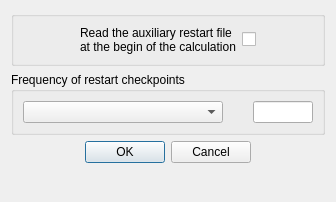
<ui version="4.0" >
 <class>StartRestartAdvancedDialogForm</class>
 <widget class="QDialog" name="StartRestartAdvancedDialogForm" >
  <property name="geometry" >
   <rect>
    <x>0</x>
    <y>0</y>
    <width>336</width>
    <height>202</height>
   </rect>
  </property>
  <property name="windowTitle" >
   <string>Dialog</string>
  </property>
  <layout class="QGridLayout" >
   <item row="0" column="0" >
    <widget class="QGroupBox" name="groupBoxRestart" >
     <property name="title" >
      <string/>
     </property>
     <layout class="QGridLayout" >
      <item row="0" column="0" >
       <layout class="QHBoxLayout" >
        <item>
         <spacer>
          <property name="orientation" >
           <enum>Qt::Horizontal</enum>
          </property>
          <property name="sizeHint" >
           <size>
            <width>20</width>
            <height>20</height>
           </size>
          </property>
         </spacer>
        </item>
        <item>
         <widget class="QLabel" name="labelILEAUX" >
          <property name="toolTip" >
           <string>Code_Saturne key word: ILEAUX</string>
          </property>
          <property name="text" >
           <string>Read the auxiliary restart file
at the begin of the calculation</string>
          </property>
         </widget>
        </item>
        <item>
         <widget class="QCheckBox" name="checkBoxReadAuxFile" >
          <property name="toolTip" >
           <string>Code_Saturne key word: ILEAUX</string>
          </property>
          <property name="text" >
           <string/>
          </property>
         </widget>
        </item>
        <item>
         <spacer>
          <property name="orientation" >
           <enum>Qt::Horizontal</enum>
          </property>
          <property name="sizeHint" >
           <size>
            <width>16</width>
            <height>16</height>
           </size>
          </property>
         </spacer>
        </item>
       </layout>
      </item>
     </layout>
    </widget>
   </item>
   <item row="1" column="0" >
    <widget class="QGroupBox" name="groupBoxFreq" >
     <property name="title" >
      <string>Frequency of restart checkpoints</string>
     </property>
     <layout class="QGridLayout" >
      <item row="0" column="0" >
       <layout class="QHBoxLayout" >
        <item>
         <widget class="QComboBox" name="comboBoxFreq" >
          <property name="minimumSize" >
           <size>
            <width>200</width>
            <height>0</height>
           </size>
          </property>
          <property name="toolTip" >
           <string>Code_Saturne key word: NSUIT</string>
          </property>
         </widget>
        </item>
        <item>
         <spacer>
          <property name="orientation" >
           <enum>Qt::Horizontal</enum>
          </property>
          <property name="sizeHint" >
           <size>
            <width>20</width>
            <height>20</height>
           </size>
          </property>
         </spacer>
        </item>
        <item>
         <widget class="QLineEdit" name="lineEditNSUIT" >
          <property name="maximumSize" >
           <size>
            <width>60</width>
            <height>16777215</height>
           </size>
          </property>
          <property name="toolTip" >
           <string>Code_Saturne key word: NSUIT</string>
          </property>
         </widget>
        </item>
       </layout>
      </item>
     </layout>
    </widget>
   </item>
   <item row="2" column="0" >
    <widget class="QDialogButtonBox" name="buttonBox" >
     <property name="orientation" >
      <enum>Qt::Horizontal</enum>
     </property>
     <property name="standardButtons" >
      <set>QDialogButtonBox::Cancel|QDialogButtonBox::NoButton|QDialogButtonBox::Ok</set>
     </property>
     <property name="centerButtons" >
      <bool>true</bool>
     </property>
    </widget>
   </item>
   <item row="3" column="0" >
    <spacer>
     <property name="orientation" >
      <enum>Qt::Vertical</enum>
     </property>
     <property name="sizeHint" >
      <size>
       <width>20</width>
       <height>16</height>
      </size>
     </property>
    </spacer>
   </item>
  </layout>
 </widget>
 <resources/>
 <connections>
  <connection>
   <sender>buttonBox</sender>
   <signal>rejected()</signal>
   <receiver>StartRestartAdvancedDialogForm</receiver>
   <slot>reject()</slot>
   <hints>
    <hint type="sourcelabel" >
     <x>316</x>
     <y>260</y>
    </hint>
    <hint type="destinationlabel" >
     <x>286</x>
     <y>274</y>
    </hint>
   </hints>
  </connection>
  <connection>
   <sender>buttonBox</sender>
   <signal>accepted()</signal>
   <receiver>StartRestartAdvancedDialogForm</receiver>
   <slot>accept()</slot>
   <hints>
    <hint type="sourcelabel" >
     <x>248</x>
     <y>254</y>
    </hint>
    <hint type="destinationlabel" >
     <x>157</x>
     <y>274</y>
    </hint>
   </hints>
  </connection>
 </connections>
</ui>
